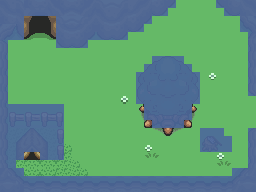

This game map was drawn from its Tiled (.tmx) file and the tilesets committed beside it. A one-line description and the trimmed map source follow:
An orthogonal 32x24 tile map with 8x8 px tiles, 3 tile layers (background, map, collidable) and 12 objects (7x entity, 2x doorway, 2x transition, spawnHero).

<map version="1.0" orientation="orthogonal" renderorder="right-down" width="32" height="24" tilewidth="8" tileheight="8" nextobjectid="54">
 <properties>
  <property name="backgroundMusic" value="overworld" />
  <property name="name" value="Home" />
  <property name="showBorder" value="true" />
 </properties>
 <tileset firstgid="1" name="overworld" tilewidth="8" tileheight="8" tilecount="8645">
  <image source="../../../public/maps/overworld.png" width="760" height="728" />
 </tileset>
 <layer name="background" width="32" height="24">
  <data>[768 cells, 768 non-empty, 2 distinct tile ids]</data>
 </layer>
 <layer name="map" width="32" height="24">
  <data>[768 cells, 373 non-empty, 213 distinct tile ids]</data>
 </layer>
 <objectgroup name="objects">
  <object id="3" name="crestfallenHome" type="doorway" x="25.6667" y="149.333" width="10" height="13.3333">
   <properties>
    <property name="orientationX" value="0" />
    <property name="orientationY" value="-1" />
    <property name="to" value="CrestfallenHome" />
   </properties>
  </object>
  <object id="4" name="cave" type="doorway" x="29.3333" y="13.6667" width="21.6667" height="17.3333">
   <properties>
    <property name="orientationX" value="0" />
    <property name="orientationY" value="-1" />
    <property name="to" value="HomeCave" />
   </properties>
  </object>
  <object id="5" name="transitionUp" type="transition" x="176" y="0" width="40" height="16">
   <properties>
    <property name="orientationX" value="0" />
    <property name="orientationY" value="-1" />
    <property name="to" value="LakeScene" />
   </properties>
  </object>
  <object id="6" name="transitionRight" type="transition" x="248" y="96" width="8" height="30">
   <properties>
    <property name="orientationX" value="1" />
    <property name="orientationY" value="0" />
    <property name="to" value="FireCaveEntranceScene" />
   </properties>
  </object>
  <object id="36" name="spawnHero" type="spawnHero" x="98" y="102" />
  <object id="37" name="jumpHint" type="entity" x="160" y="16" width="72" height="24">
   <properties>
    <property name="dialog" value="Home.JumpHint" />
    <property name="entity" value="TatteredPageHint" />
    <property name="fulfilledOn" value="lake" />
    <property name="graphics" value="No" />
   </properties>
  </object>
  <object id="38" name="spellHint" type="entity" x="40" y="160" width="47.3333" height="16">
   <properties>
    <property name="dialog" value="Home.SpellHint" />
    <property name="entity" value="TatteredPageHint" />
    <property name="fulfilledOn" value="castSpell" />
    <property name="graphics" value="No" />
   </properties>
  </object>
  <object id="49" name="stump01" type="entity" x="168" y="8" width="16" height="16">
   <properties>
    <property name="entity" value="Barrier" />
    <property name="fulfilledOn" value="secondSpell" />
    <property name="graphics" value="Sprite" />
    <property name="jumpable" value="true" />
    <property name="spriteCollection" value="items" />
    <property name="texture" value="overworldStump.png" />
   </properties>
  </object>
  <object id="50" name="stump02" type="entity" x="188" y="8" width="16" height="16">
   <properties>
    <property name="entity" value="Barrier" />
    <property name="fulfilledOn" value="secondSpell" />
    <property name="graphics" value="Sprite" />
    <property name="jumpable" value="true" />
    <property name="spriteCollection" value="items" />
    <property name="texture" value="overworldStump.png" />
   </properties>
  </object>
  <object id="51" name="stump03" type="entity" x="208" y="8" width="16" height="16">
   <properties>
    <property name="entity" value="Barrier" />
    <property name="fulfilledOn" value="secondSpell" />
    <property name="graphics" value="Sprite" />
    <property name="jumpable" value="true" />
    <property name="spriteCollection" value="items" />
    <property name="texture" value="overworldStump.png" />
   </properties>
  </object>
  <object id="52" name="skull01" type="entity" x="233" y="94" width="17" height="17">
   <properties>
    <property name="breakable" value="true" />
    <property name="entity" value="Barrier" />
    <property name="graphics" value="Sprite" />
    <property name="spriteCollection" value="items" />
    <property name="texture" value="breakableSkull.png" />
   </properties>
  </object>
  <object id="53" name="skull02" type="entity" x="233" y="112" width="17" height="17">
   <properties>
    <property name="breakable" value="true" />
    <property name="entity" value="Barrier" />
    <property name="graphics" value="Sprite" />
    <property name="spriteCollection" value="items" />
    <property name="texture" value="breakableSkull.png" />
   </properties>
  </object>
 </objectgroup>
 <layer name="collidable" width="32" height="24">
  <data>[768 cells, 317 non-empty, 1 distinct tile ids]</data>
 </layer>
</map>
